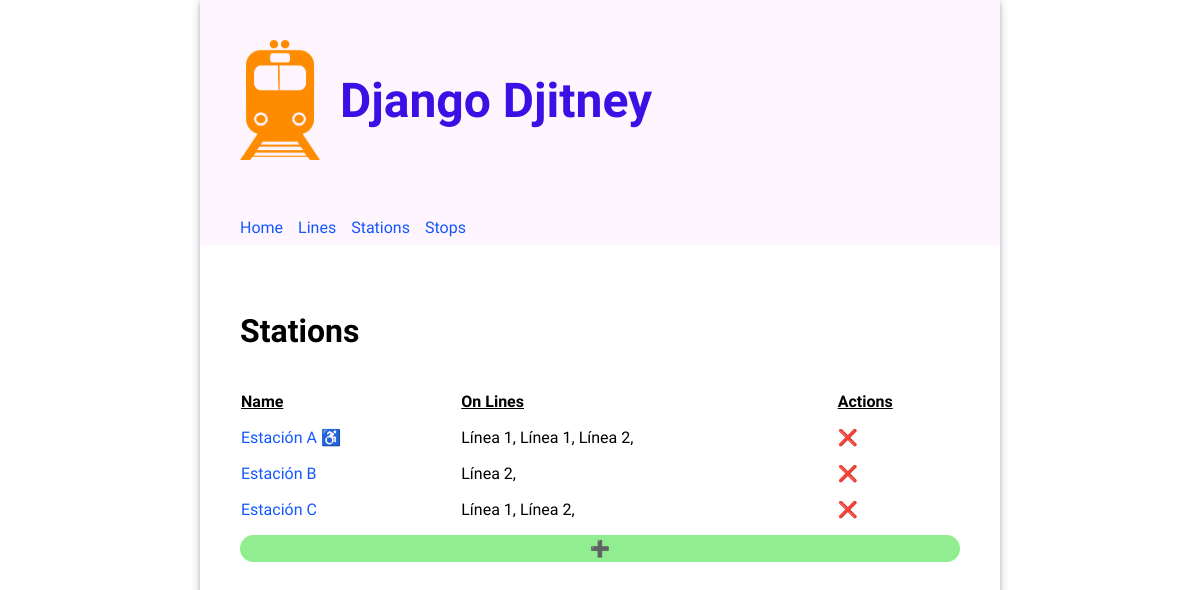
Page /stations/ on the earlier database version.
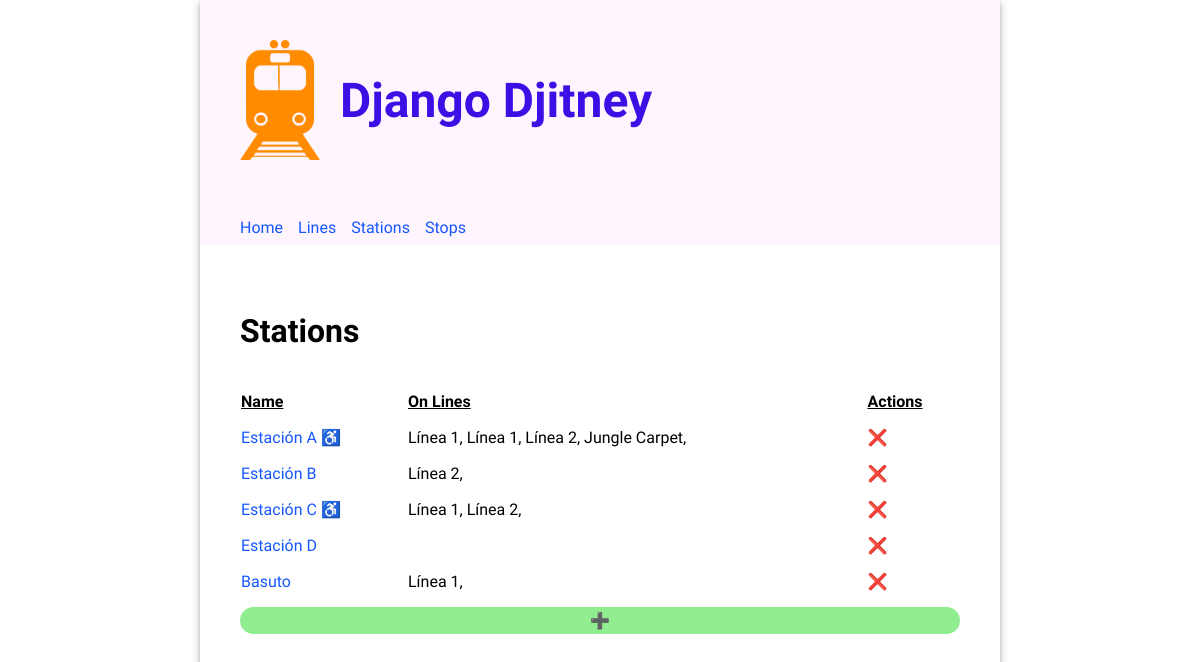
Same page on the later database version.
### routes/models.py (models this page shows, shortened)
class Station(models.Model):
  name = models.CharField(unique=True, max_length=200)
  accessible = models.BooleanField(default=False)

class Stop(models.Model):
  class Meta:
    unique_together = (('line', 'stop_number'))
  line = models.ForeignKey(Line, on_delete=models.CASCADE)
  station = models.ForeignKey(Station, on_delete=models.CASCADE)
  stop_number = models.PositiveIntegerField()

class Line(models.Model):
  name = models.CharField(unique=True, max_length=200)

### routes/views.py (the view)
# urls.py: path("stations/", views.StationsView.as_view(), name="stations"),
class StationsView(ListView):
  model = Station
  template_name = 'routes/stations.html'

### routes/templates/routes/stations.html (shortened to what this page needs)
{% extends 'base.html' %}
{% load static %}
{% block content %}
<div>
  <h2>Stations</h2>
  <table class="line-table">
    <thead>
      <tr>
        <th>Name</th>
        <th>On Lines</th>
        <th>Actions</th>
      </tr>
    </thead>
    <tbody>
    {% for station in object_list %}
        <tr>
          <td>
            <a href="{% url "update_station" station.id %}">{{ station.name }}</a>
            {% if station.accessible %}<span>  ♿️ </span>{% endif %}
          </td>
          <td>
            {% for stop in station.stop_set.all %}{{stop.line.name}}, {% endfor %}
          </td>
          <td><a href="{% url "delete_station" station.id %}" style="text-decoration: none; color: inherit;">❌</a></td>
        </tr>
    {% endfor %}
    </tbody>
  </table>
  <a href="{% url "create_station" %}" style="display: inherit; text-align: center; border-radius: 15px; text-decoration: none; color: inherit; padding: 4px; background-color: lightgreen;">➕</a>
</div>
{% endblock %}

Differences in the rows shown:
added Stop: line.name "Jungle Carpet", shown under Station "Estación A"
changed Station "Estación C": now shows "♿️"
added Station: name "Estación D"
added Station: name "Basuto"
added Stop: line.name "Línea 1", shown under "Basuto"
